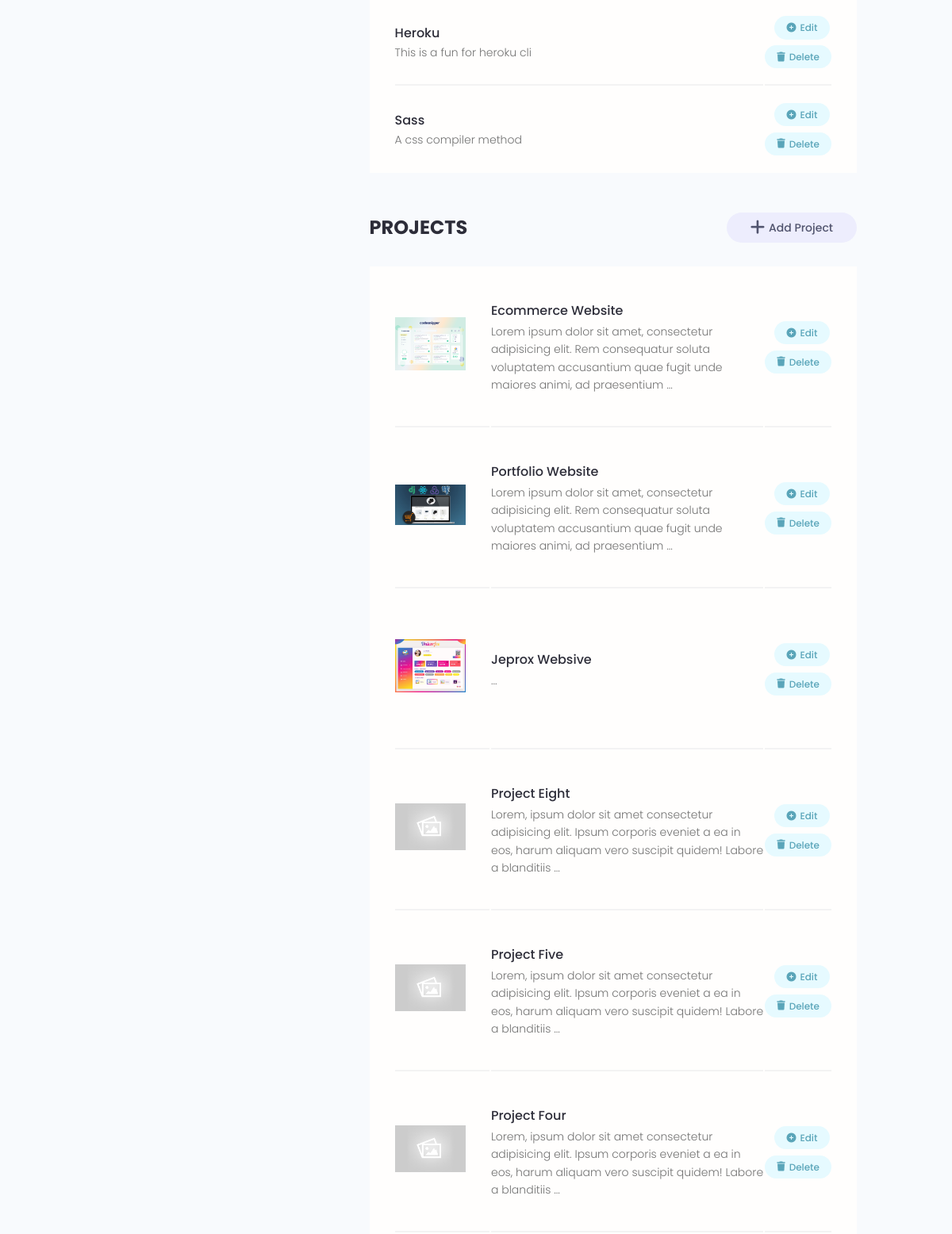
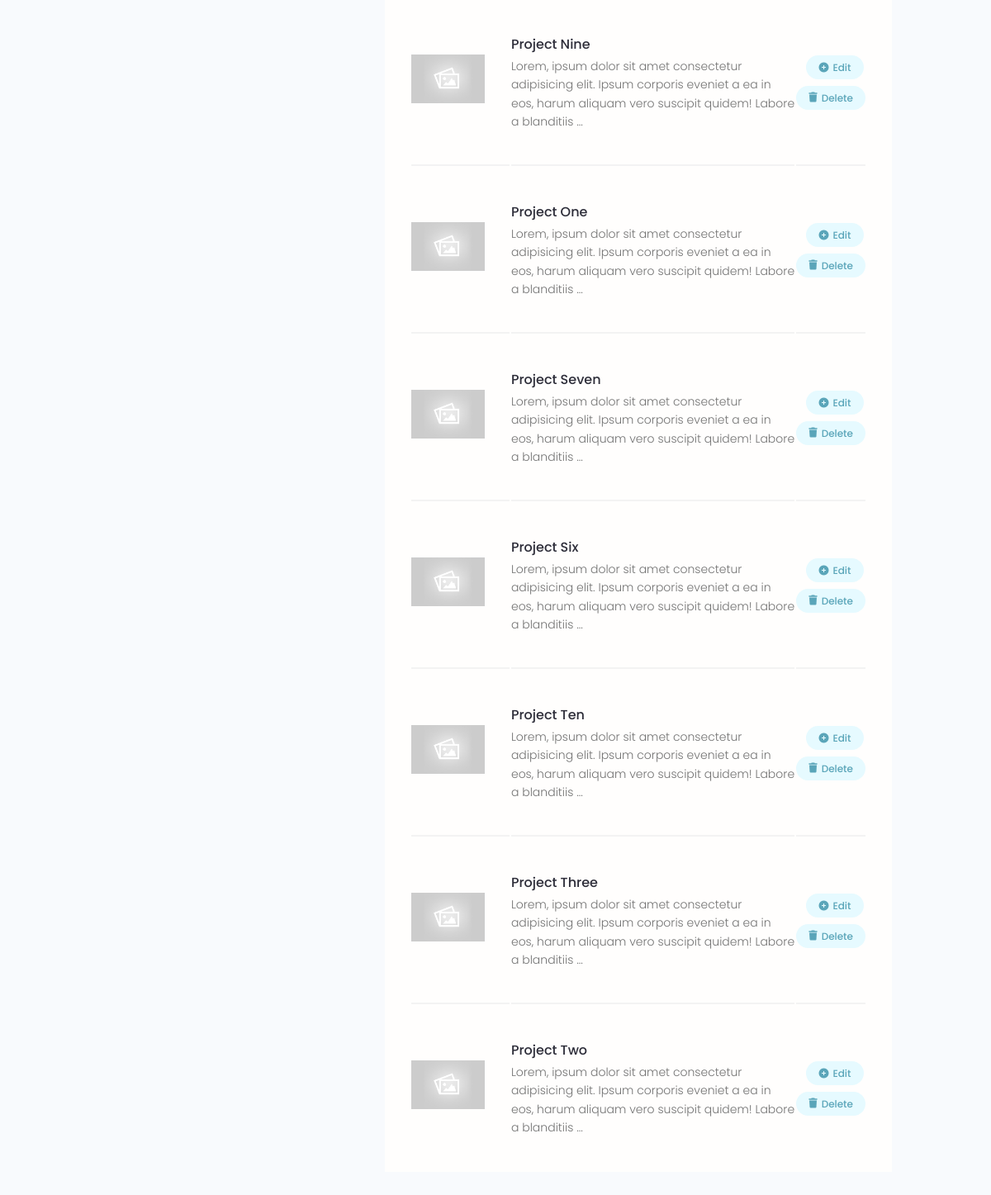
Page /account/ (signed in, lower part) on the earlier database version (2 pictures, top to bottom).
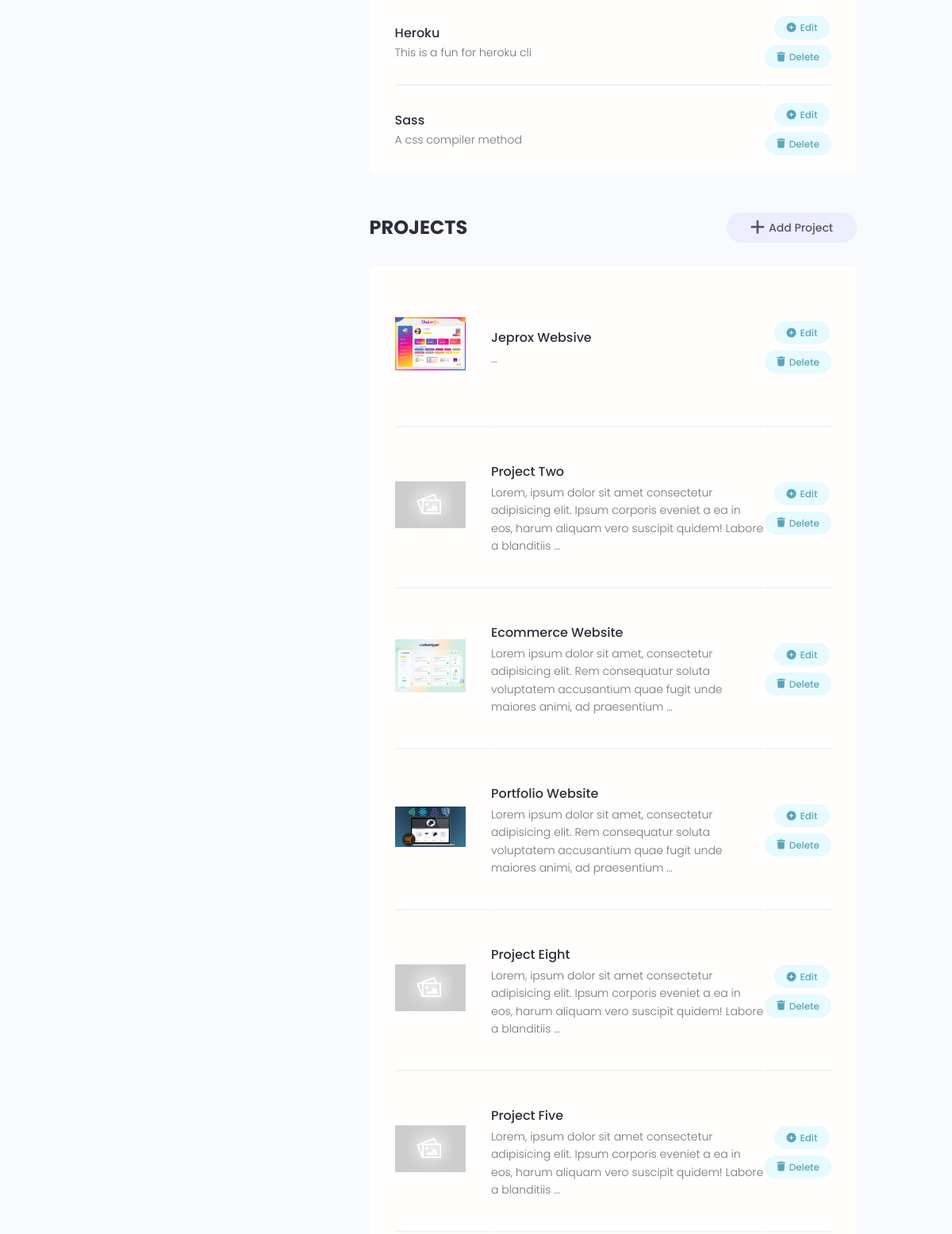
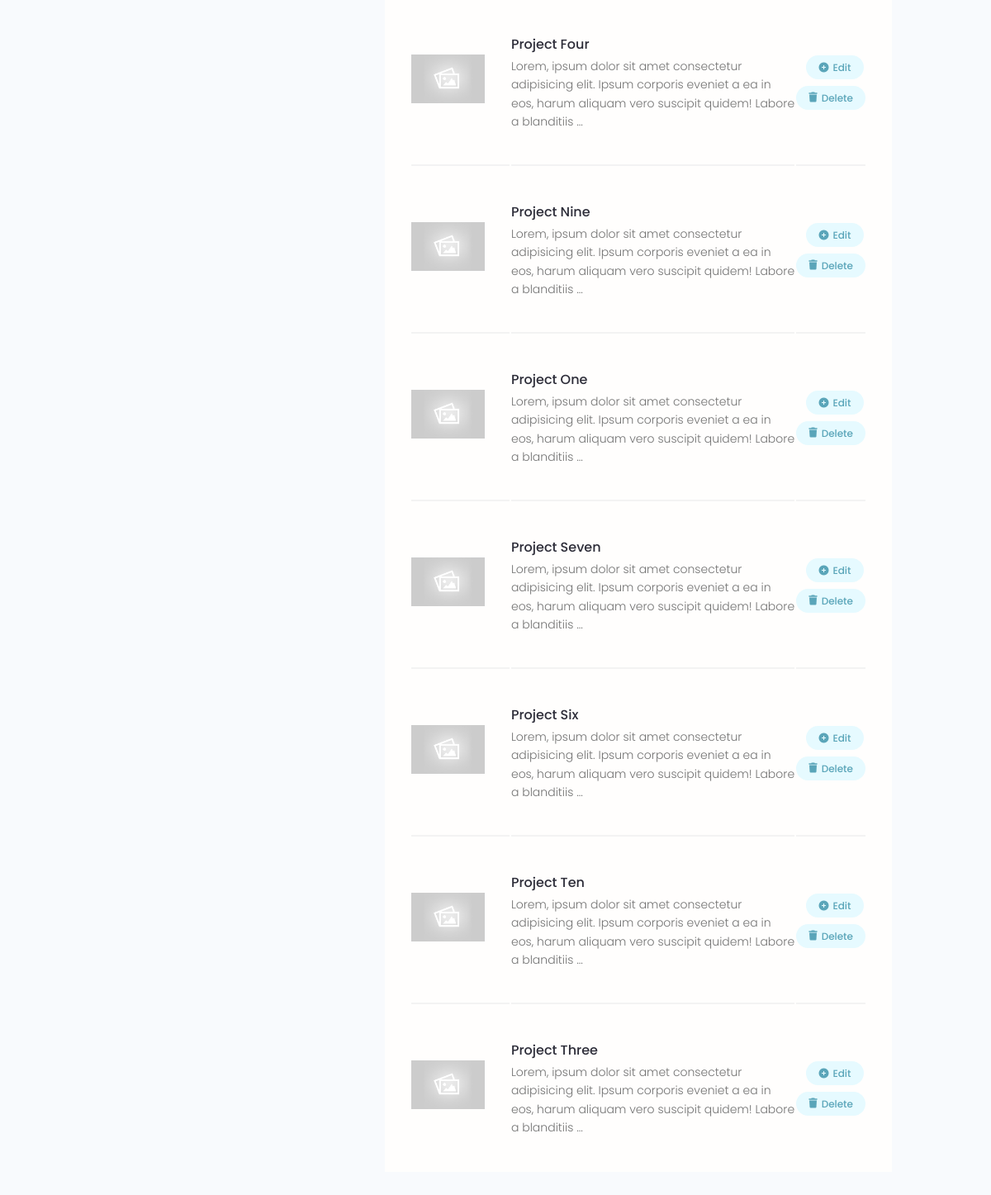
Same page on the later database version (2 pictures, top to bottom).
### users/models.py (models this page shows, shortened)
class Skill(models.Model):
    id = models.UUIDField(default=uuid.uuid4, unique=True,
                          primary_key=True, editable=False)
    owner = models.ForeignKey(
        Profile, on_delete=models.CASCADE, null=True, blank=True)
    name = models.CharField(max_length=200, blank=True, null=True)
    description = models.TextField(blank=True, null=True)
    created = models.DateTimeField(auto_now_add=True)

### projects/models.py (models this page shows, shortened)
class Project(models.Model):
    id = models.UUIDField(default=uuid.uuid4, unique=True,
                          primary_key=True, editable=False)
    owner = models.ForeignKey(
        Profile, null=True, blank=True, on_delete=models.CASCADE)
    title = models.CharField(max_length=200)
    description = models.TextField(null=True, blank=True)
    featured_image = models.ImageField(
        null=True, blank=True, default="default.jpg")
    demo_link = models.CharField(max_length=2000, null=True, blank=True)
    source_link = models.CharField(max_length=2000, null=True, blank=True)
    tags = models.ManyToManyField('Tag', blank=True)
    vote_total = models.IntegerField(default=0, null=True, blank=True)
    vote_ratio = models.IntegerField(default=0, null=True, blank=True)
    created = models.DateTimeField(auto_now_add=True)
    class Meta:
        ordering = ['-vote_ratio', '-vote_total', 'title']
    @property
    def imageURL(self):
        try:
            url = self.featured_image.url
        except:
            url = ''
        return url

### users/views.py (the view)
# urls.py: path('account/', views.userAccount, name="account"),
@login_required(login_url='login')
def userAccount(request):
    profile = request.user.profile
    skills = profile.skill_set.all()
    projects = profile.project_set.all()
    context = {'profile': profile, 'skills': skills, 'projects': projects}
    return render(request, 'users/account.html', context)

### users/models.py (called while the page is built)
    @property
    def imageURL(self):
        try:
            url = self.profile_image.url
        except:
            url = ''
        return url

### users/templates/users/account.html (shortened to what this page needs)
{% extends 'main.html' %}
{% block content %}
<main class="settingsPage profile my-md">
  <div class="container">
    <div class="layout">
      <div class="column column--1of3">
      </div>
      <div class="column column--2of3">
        <table class="settings__table">
          {% for skill in skills %}
          <tr>
            <td class="settings__tableInfo">
              <h4>{{skill.name}}</h4>
              <p>
                {{skill.description}}
              </p>
            </td>
            <td class="settings__tableActions">
              <a class="tag tag--pill tag--main settings__btn" href="{% url 'update-skill' skill.id %}">
                <i class="fa-solid fa-circle-plus mr1"></i>
                Edit
              </a>
              <a class="tag tag--pill tag--main settings__btn" href="{% url 'delete-skill' skill.id %}?next=/account">
                <i class="fa-solid fa-trash mr1"></i>
                Delete
              </a>
            </td>
          </tr>
          {% endfor %}
        </table>
        <div class="settings">
          <h3 class="settings__title">Projects</h3>
          <a class="tag tag--pill tag--sub settings__btn tag--lg" href="{% url 'create-project' %}">
            </i> Add Project</a>
        </div>
        <table class="settings__table">
          {% for project in projects %}
          <tr>
            <td class="settings__thumbnail">
              <a href="{% url 'project' project.id %}">
                <img src="{{project.imageURL}}" alt="{{project.title}}" /></a>
            </td>
            <td class="settings__tableInfo">
              <a href="{% url 'project' project.id %}">{{project.title}}</a>
              <p>
                {{project.description|slice:"150"}}...
              </p>
            </td>
            <td class="settings__tableActions">
              <a class="tag tag--pill tag--main settings__btn" href="{% url 'update-project' project.id %}">
                <i class="fa-solid fa-circle-plus mr1"></i>
                Edit
              </a>
              <a class="tag tag--pill tag--main settings__btn"
                href="{% url 'delete-project' project.id %}?next=/account">
                <i class="fa-solid fa-trash mr1"></i>
                Delete</a>
            </td>
          </tr>
          {% endfor %}
        </table>
      </div>
    </div>
  </div>
</main>
{% endblock %}

Differences in the rows shown:
changed Project "Jeprox Websive": moves up the list
changed Project "Project Two": moves up the list
